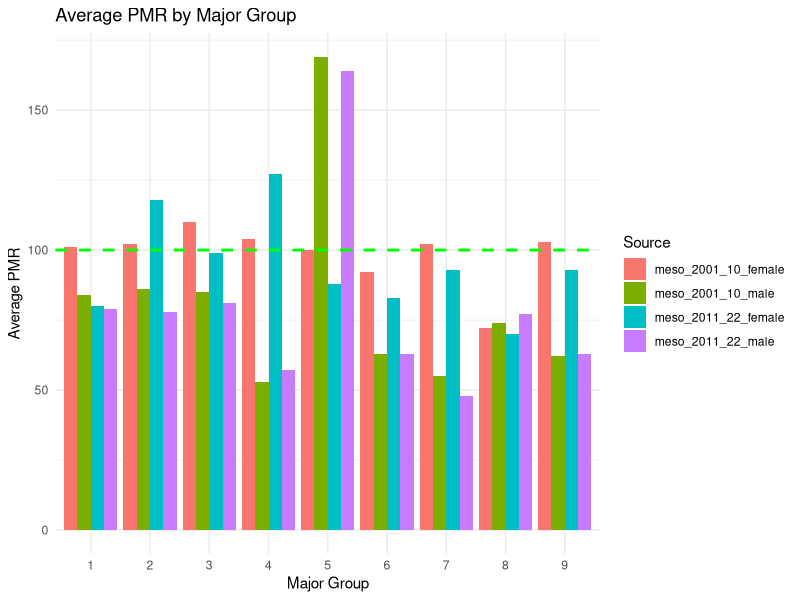
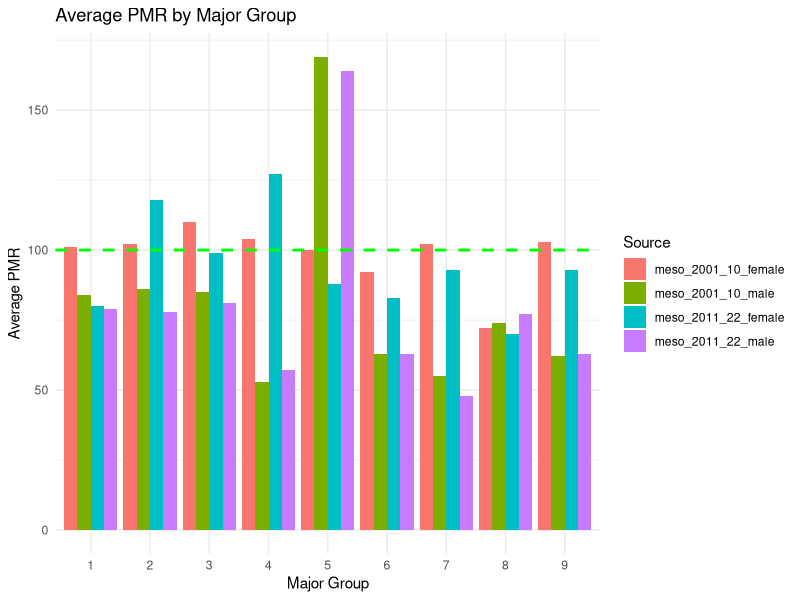

Here is the R script that generated these plots, in order:
#### read libraries ####
library(here)
library(tidyverse)
#setwd to relevant area first... hopefully source file location

#### define directories ####
DIR_PROJECT <- paste0(getwd(),"/") #can also do paste0(here()) as long as the root folder of here is in the relevant position
DIR_RAW   	<- paste0(DIR_PROJECT,"rawdata/")
DIR_DAT   	<- paste0(DIR_PROJECT,"data/")
DIR_FIG   	<- paste0(DIR_PROJECT,"figures/")

DIR_FIG_OUT  <- paste0(DIR_FIG,"006/")
DIR_DAT_OUT  <- paste0(DIR_DAT,"006/")
#presumably raw data will be inserted prior to script
  
if(!dir.exists(DIR_RAW)) dir.create(DIR_RAW)
if(!dir.exists(DIR_DAT)) dir.create(DIR_DAT)
if(!dir.exists(DIR_FIG)) dir.create(DIR_FIG)
if(!dir.exists(DIR_FIG_OUT)) dir.create(DIR_FIG_OUT)
if(!dir.exists(DIR_DAT_OUT)) dir.create(DIR_DAT_OUT)

#### Start analysis #### 

#data from https://www.hse.gov.uk/statistics/gender/tables.html
#MESOOCCUPATION 01-06, Mesothelioma mortality in Great Britain by occupation 2011-2022 and 2001-2010 (.xlsx)

#data has various subsheets, saved four different sheets to merge later

meso_2001_10_female <- read.csv("rawdata/006/2001-10_SOC2000_female.csv", skip = 4)  %>% select(1:11) #only first 11 columns are relevant (description below), so we select columns 1:11 
meso_2001_10_male <- read.csv("rawdata/006/2001-10_SOC2000_male.csv", skip = 4) %>% select(1:11)
meso_2011_22_female <- read.csv("rawdata/006/2011-22_SOC2010_female.csv", skip = 4) %>% select(1:11)
meso_2011_22_male <- read.csv("rawdata/006/2011-22_SOC2010_male.csv", skip = 4) %>% select(1:11)


#Each sheet has the following columns

#Groupings - Good for looking at data for different occupation categories
#1 Major group - General job group
#2 Sub-major group - More specific role group
#3 Minor group - Even more specific role group
#4 Unit group - Specific job role (seems to be unique ID for specific occupation) 
#5.1 (5.1 as in the column begins one lower than other coluns) Occupation - Occupation name 
#6 - Deaths
#6.1 - All
#7.1 - Meso deaths
#8.1 - Expected Meso deaths
#9.1 - Proportional mortality rate
#10 - 95% (confidence interval)
#10.1 - Lower (CI)
#11.2 - Upper (CI) 
#12 - Rank by N-digit SOC2000 

#The 2011-22 datasets also have birth cohorts, but to keep it simple I'll ignore them
#Also ignoring the Rank by N-digit SOC2000 as I'm not sure what it is 


#Ideally we'll sort data like this
#1 Remove top rows without data
#2 Major group 
#3 Sub-major
#4 Minor group
#5 Unit group
#6 Occupation
#7 Cause of death (All, meso)
#8 Deaths (count)
#9 Expected deaths 
#10 Proportional mortality rate
#11 Confidence interval (lower)
#12 Confidence interval (upper)


#Looking at head, we need to sort out things nicely

#Each group is four integers, correlating to the four different group levels (i.e. group '1111' has the value '1' for major group, sub-major etc.)

#Lots of missing data... to sort into tidy...  
#possible to make a list of meso_2001_10_female, meso_2001_10_male etc. and then do loop to do all this at once?

data_list <- c("meso_2001_10_female", "meso_2001_10_male", "meso_2011_22_female", "meso_2011_22_male" )

#maybe as a function first

process_data <- function(df_name) {
  df <- get(df_name)  # Fetch the data frame using its name
  df <- df %>%
    rename(
      occupation = X,
      All_deaths = Deaths,
      Mesothelioma_deaths = X.1,
      Mesothelioma_expected = X.2,
      PMR = X.3,
      Lower_CI = `X95..Confidence..Interval`,
      Upper_CI = X.4,
      Unit.Group = Unit...Group
    ) %>%
    slice(-1) %>% 
    filter(All_deaths != "") %>%  # Remove rows where All_deaths is empty
    rename(Occupation = occupation) %>%
    mutate(Major.Group = ifelse(Major.Group == "", NA, Major.Group)) %>%
    mutate(Source = df_name)  # Add a new column with the data frame name as the source
  return(df)
}

meso_all <- lapply(data_list, process_data)  %>%  bind_rows() #data_list gives us names of all our variables, then we run the filtering for each and place into a list and lastly we 'bind_rows' to bind them all together

#make sure all group levels are characters not integers 
meso_all$Major.Group <- as.character(meso_all$Major.Group) 
meso_all$Sub.Major.Group <- as.character(meso_all$Sub.Major.Group) 
meso_all$Minor.Group <- as.character(meso_all$Minor.Group) 
meso_all$Unit.Group <- as.character(meso_all$Unit.Group) 
meso_all$PMR <- as.integer(meso_all$PMR) #and make sure PMR is an integer
glimpse(meso_all)

#now its possible to plot meso deaths by the different group levels 
#is it possible to make a new column called "group_level" where each value is
#if Major.Group != NA, group_level = Major_Group
#if Sub.Major.Group != NA, group_level = Sub_major_group
#if Minor.group != NA, group_level = Minor_group
#if Unit.group != NA, group_level = Unit_group

#I want to do this so I can just compare levels individually 
 
meso_all <- meso_all %>%
  mutate(group_level = case_when(
    !is.na(Major.Group) ~ "Major_Group",
    !is.na(Sub.Major.Group) ~ "Sub_Major_Group",
    !is.na(Minor.Group) ~ "Minor_Group",
    !is.na(Unit.Group) ~ "Unit_Group",
    TRUE ~ NA_character_  # If none of the above conditions match, set to NA
  ))

#But what if I want to include full information about the group levels 
#Extract data from lower levels to fill the NA of higher levels 

meso_all <- meso_all %>%
  mutate(
    Major.Group = case_when(
      !is.na(substr(Unit.Group, 1, 1)) ~ substr(Unit.Group, 1, 1),
      !is.na(substr(Minor.Group, 1, 1)) ~ substr(Minor.Group, 1, 1),
      !is.na(substr(Sub.Major.Group, 1, 1)) ~ substr(Sub.Major.Group, 1, 1),
      TRUE ~ Major.Group  # Keep original Major.Group if none of the conditions are met
    ),
    Sub.Major.Group = case_when(
      !is.na(substr(Unit.Group, 1, 2)) ~ substr(Unit.Group, 1, 2),
      !is.na(substr(Minor.Group, 1, 2)) ~ substr(Minor.Group, 1, 2),
      TRUE ~ Sub.Major.Group  # Keep original Sub.Major.Group if none of the conditions are met
    ),
    Minor.Group = ifelse(
      !is.na(substr(Unit.Group, 1, 3)),
      substr(Unit.Group, 1, 3),
      Minor.Group  # Keep original Minor.Group if the condition is not met
    )
  )



#Theoretically we can do a multiple statement, where if major.group === 1 AND submajor = NA, Major Group == Occupation , then do same with minor group == 11 and minor.group == NA then Sub.Major.Group == Ocupation
# Create the boxplot
# Calculate the average PMR for each Major Group
meso_major <- meso_all %>%
  filter(group_level == "Major_Group")

 
# Create the bar plot
ggplot(data = meso_major, aes(x = Major.Group, y = PMR, fill = Source)) +
  geom_col(position = "Dodge") +
  geom_hline(yintercept = 100, linetype = "dashed", color = "green", size = 1) +
  labs(x = "Major Group", y = "Average PMR", title = "Average PMR by Major Group") +
  theme_minimal()
ggsave(paste0(DIR_FIG_OUT,"Average_PMR_by_job.png"), width = 16, height = 9)
